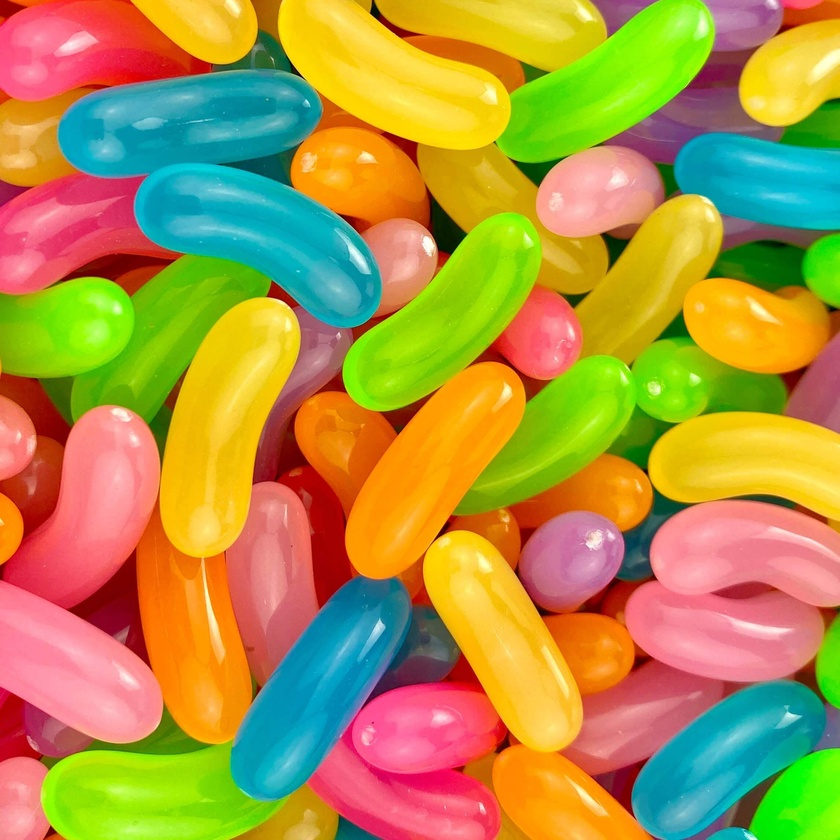
#> input picture jellybean.jpg, 840 x 840 px, shrunk from 2293 x 2293 before the run
$ python scatterplot.py
#> lines starting #> are read from the running program, lines starting #| are printed output that depends on the picture
import cv2
import matplotlib.pyplot as plt
import numpy as np
from matplotlib import colors

# When OpenCV first reads the image it is in BGR
jellyBean = cv2.imread('jellybean.jpg')
#> jellyBean is the input picture: shape (840, 840, 3); mean B, G, R 67.6, 147.8, 175.1
# Convert to RGB
rgbJellyBean = cv2.cvtColor(jellyBean, cv2.COLOR_BGR2RGB)
# Convert to HSV
hsvJellyBean = cv2.cvtColor(jellyBean, cv2.COLOR_RGB2HSV)
#> hsvJellyBean: shape (840, 840, 3); mean H, S, V 92.4, 206.6, 212.7


r, g, b = cv2.split(rgbJellyBean)
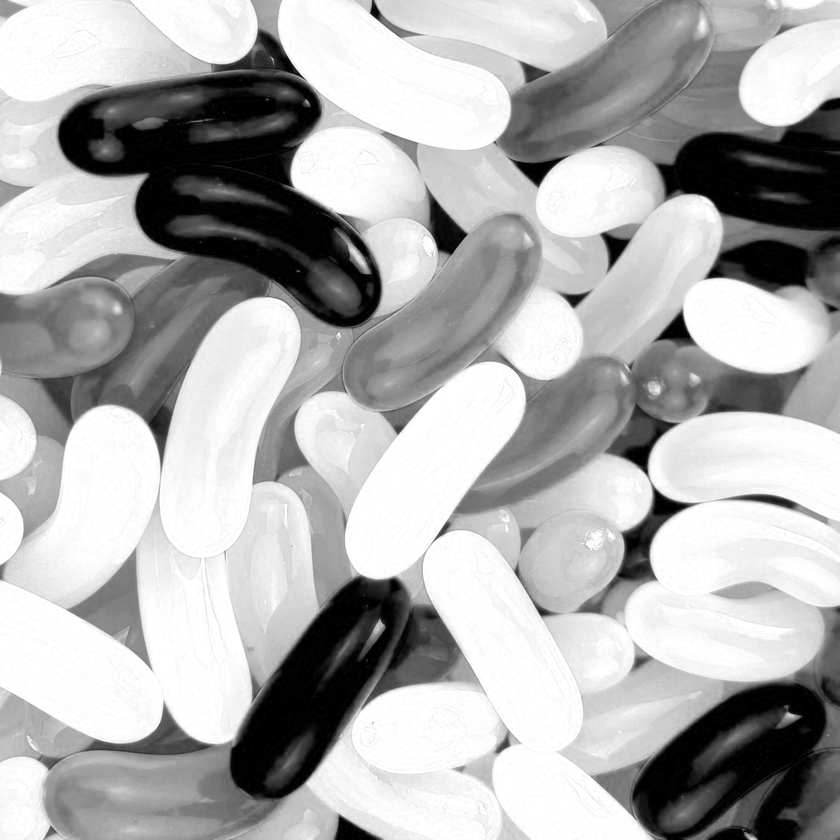
#> r: shape (840, 840); min 0, max 255, mean 175.1
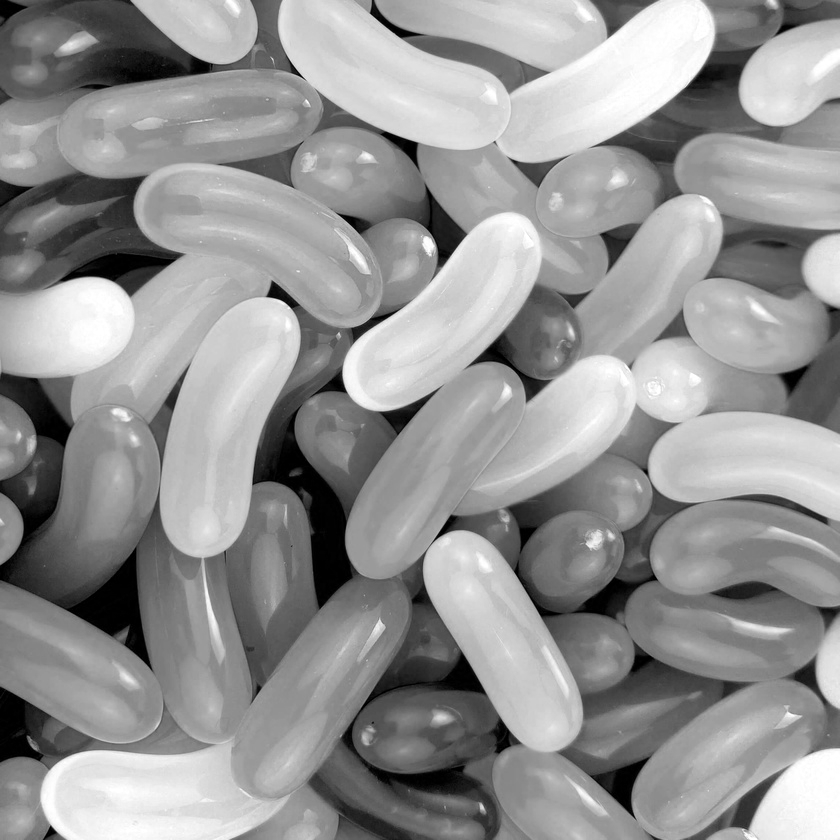
#> g: shape (840, 840); min 0, max 255, mean 147.8
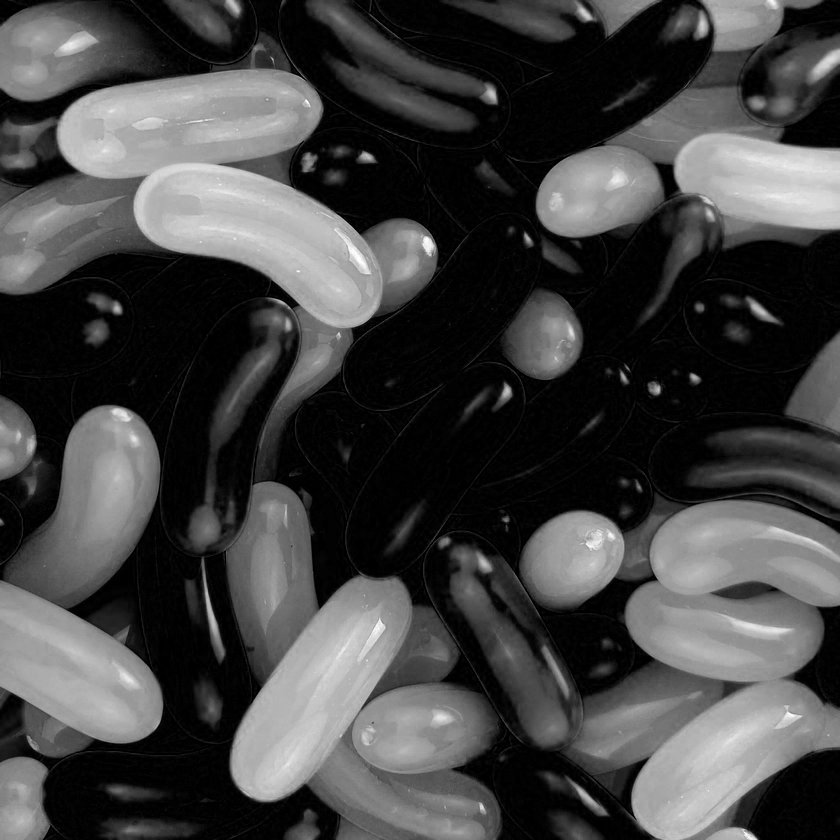
#> b: shape (840, 840); min 0, max 255, mean 67.6
figure = plt.figure()
axis = figure.add_subplot(1, 1, 1, projection="3d")

pixelColors = rgbJellyBean.reshape((np.shape(rgbJellyBean)[0]*np.shape(rgbJellyBean)[1], 3))
norm = colors.Normalize(vmin=-1., vmax=1.)
norm.autoscale(pixelColors)
pixelColors = norm(pixelColors).tolist()
#> pixelColors = 705600 items

axis.scatter(r.flatten(), g.flatten(), b.flatten(), facecolors = pixelColors, marker=".")
axis.set_xlabel("RED")
axis.set_ylabel("GREEN")
axis.set_zlabel("BLUE")
plt.show()
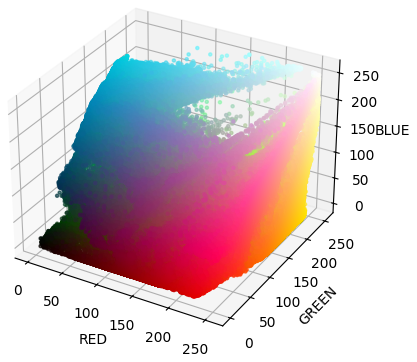
#> figure drawn by matplotlib, 1 panel
